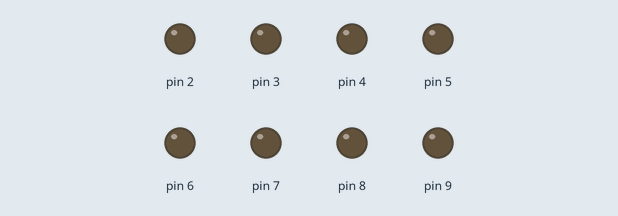
This sketch was run on a simulated Arduino Uno, built with avr-gcc and run on an emulated ATmega328P. Shown: output pins drawn as LEDs (lit = HIGH).

Above: at 0.5 s.
At 2.5 s:
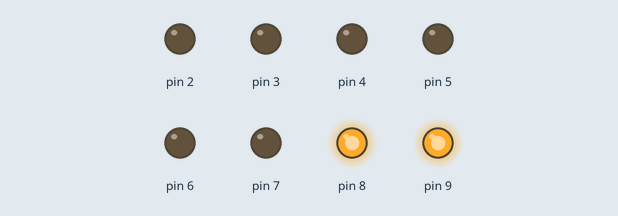
At 4.5 s:
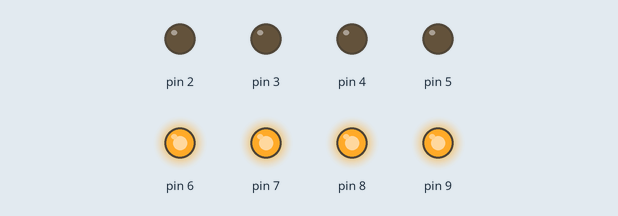
At 9.5 s:
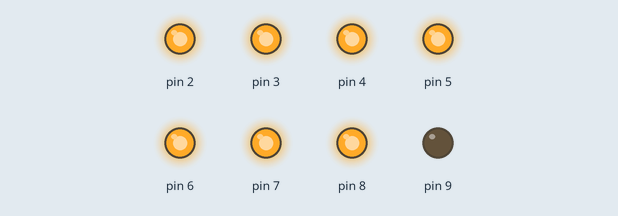
At 14.5 s:
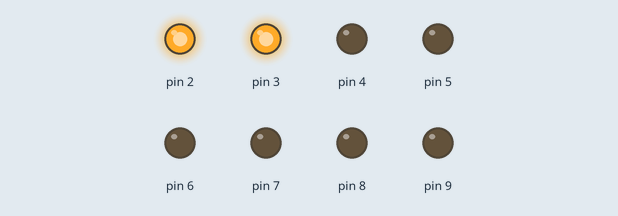
At 19.5 s:
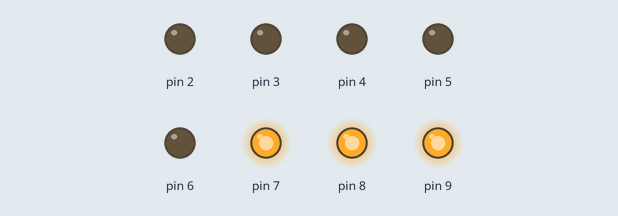
Timing chart, 0 to 20.8 s (numbered marks = the images above):
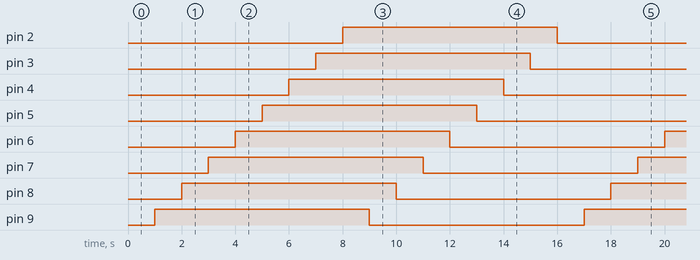

The sketch:

homework5.ino
```cpp
void setup() {
  //Serial.begin(9600);
  for(int i=2;i<=9;i++)
    pinMode(i, OUTPUT);
}

void loop() {
  //一開始燈全滅
  AllLed(false);
  bool allLight=false;
  while(!allLight)
  {
    //從低位元每次增加一個亮燈
    int n;
    for(n=1;n<=8;n++)
    {
      //Serial.println(n);
      ShowLedNumber(n, true);
    }
    //Serial.println(n);
    //當燈全亮的時候，下一次觸發低位元開始滅一個燈
    if (n>=8)
      allLight=true;
  }
  //從低位元每次多滅一個燈
  for(int i=1;i<8;i++)
  {
      ShowLedNumber(i, false);
  }
}
void ShowLedNumber(int i, bool led)
{
  for(int j=9;j>9-i;j--)
  {
    if (led==true)
      digitalWrite(j, HIGH);
    else
      digitalWrite(j, LOW);
  }
  delay(1000);
}
void AllLed(bool led)
{
  for(int i=2;i<=9;i++)
  {
    if (led==true)
      digitalWrite(i, HIGH);
    else
      digitalWrite(i, LOW);
  }
  delay(1000);
}
```

Measured:
- by itself, pin 2–9: alternates HIGH for 8.0 s and LOW for 8.0 s
- by itself, everything shown: repeats every 16.0 s, in 16 steps
